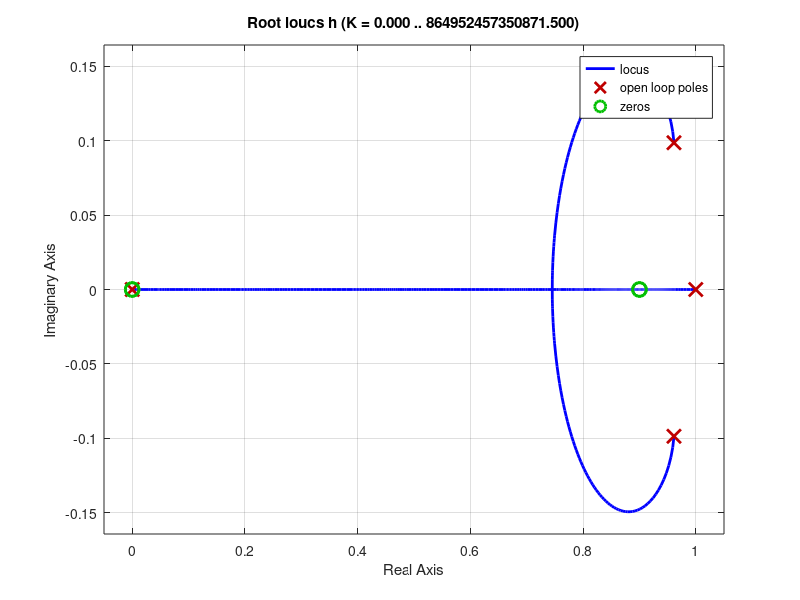

Here is the MATLAB script that generated this plot:
h = tf([0.0058540 0 0],[1 -1.9224928 0.9337476]) * tf([1 -(0.9 + 0.9) 0.9*0.9], [1 -1 0]) * 40000/14 * 400/40000 * 0.007 * 30/pi
rlocus(h)
